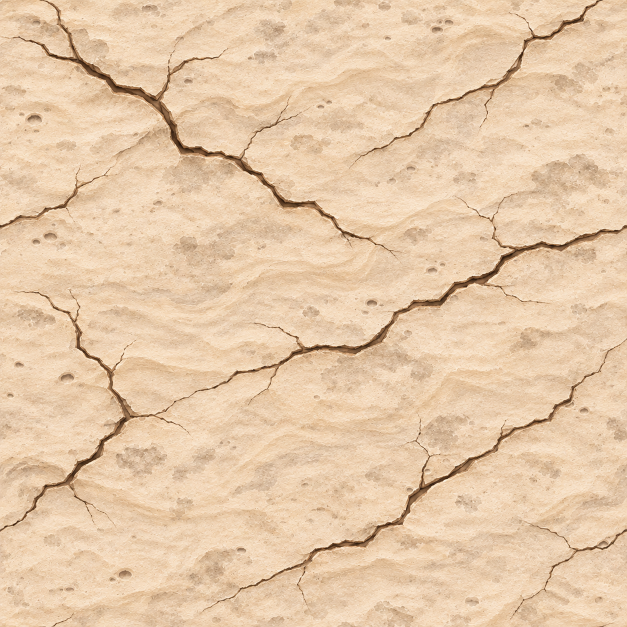
#> input picture games/relic-rush/art/papyrus-board/stone-cracks.png, 1254 x 1254 px (shown at 1/2 size)
$ python -i square_board_frame.py   (imports and definitions only)
#> lines starting #> are read from the running program, lines starting #| are printed output that depends on the picture
"""Bake full-size tiles for the empty cells bordering a square board."""
import argparse
import json
import math
from pathlib import Path

from PIL import Image, ImageDraw, ImageFilter, ImageFont

import board_frame_decor

CELL = 128
REACH = 17

# Distance from the board into the frame cell, and the lit sandstone colour.
# Like Cradle of Rome, the rim is a flat face with only a slight rounding at
# its edges; the board sits higher and casts SHADOW across its inner part.
PROFILE = (
    (0, (116, 74, 40)),
    (1.5, (175, 129, 75)),
    (13.5, (196, 153, 91)),
    (14.5, (225, 184, 115)),
    (15.5, (184, 136, 78)),
    (REACH, (97, 61, 33)),
)
# The board's cast shadow: full strength at its edge, gone by this depth.
SHADOW = 8.5
SHADOW_STRENGTH = .72
# The stone in turn casts a soft shadow on the backdrop inside its tile.
RIM_SHADOW = 7
RIM_SHADOW_ALPHA = 92
NEIGHBOURS = ((0, -1), (1, -1), (1, 0), (1, 1), (0, 1), (-1, 1), (-1, 0), (-1, -1))
MARKET = Path(__file__).resolve().parents[1] / 'games/christmas-market'


# [8 lines left out: function canonical_frame, not called in this run]


def frame_masks():
    return sorted({canonical_frame(mask)[0] for mask in range(1, 256)})


# [63 lines left out: functions contour, bake, not called in this run]


def foliage():
    reference = json.loads(board_frame_decor.SPEC.read_text())
    root = board_frame_decor.ROOT
    source = root / reference['source']
    # All canonical leafy layouts have their first inside corner at NE.
    spec = dict(reference['games']['relic-rush']['leaves'], scale=.25, turn=-133)
    with Image.open(source) as image:
        sprig = board_frame_decor.register(image, spec, 2 * CELL)
    # Set the stem at the bend, with the fan pointing into the empty cell.
    mount = (CELL - REACH - 1, REACH + 2)
    x, y = (CELL - coord for coord in mount)
    left, top, right, bottom = sprig.getchannel('A').point(lambda a: 255 if a >= 32 else 0).getbbox()
    assert x < left and y < top and right < x + CELL and bottom < y + CELL, 'Leaves must fit the frame cell'
    tile = sprig.crop((x, y, x + CELL, y + CELL))
    spec['source'] = reference['source']
    spec['mount'] = mount
    spec['size'] = [CELL, CELL]
    return tile, spec, [source, root / reference['prompt'], board_frame_decor.SPEC]


def generate(grain_source):
    with Image.open(grain_source) as image:
#> image is the input picture: PIL image 1254x1254 RGB; mean R, G, B 230.2, 201.3, 170
        grain = image.convert('L').resize((CELL, CELL), Image.Resampling.LANCZOS)
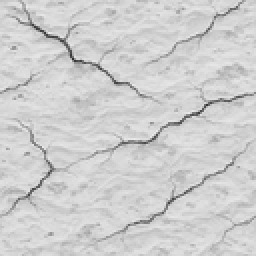
#> grain: PIL image 128x128 L (shown 2 times larger); min 47, max 235, mean 206.3
    # Keep hairline fissures legible with a restrained Multiply pass.
    grain = grain.filter(ImageFilter.MinFilter(3)).point(lambda value: min(255, round(value * 1.10)))
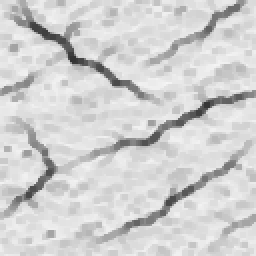
#> grain: PIL image 128x128 L (shown 2 times larger); min 52, max 246, mean 208.7
    leaves, leaf_spec, assets = foliage()
    sprites = {}
    for mask in frame_masks():
        name = f'square-frame-{mask}'
        sprites[name] = bake(contour(mask), grain)
        if (mask & 5) == 5:  # North and east rails meet.
            planted = sprites[name].copy()
            planted.alpha_composite(leaves)
            sprites[f'{name}-leaf'] = planted
    texture_inputs = [grain_source.with_name(name) for name in (
        'stone-grain.png', 'stone-grain-prompt.txt', 'stone-cracks.png', 'stone-cracks-prompt.txt',
    )]
    return sprites, leaf_spec, [Path(__file__), Path(board_frame_decor.__file__), *texture_inputs, *assets]


# [125 lines left out: functions painted_christmas, painted_bay, join_profile, bake_painted, generate_christmas, review, not called in this run]


# [4 lines not run here, left out]

#> (the run stopped early here; a loop or call above may not have finished)
